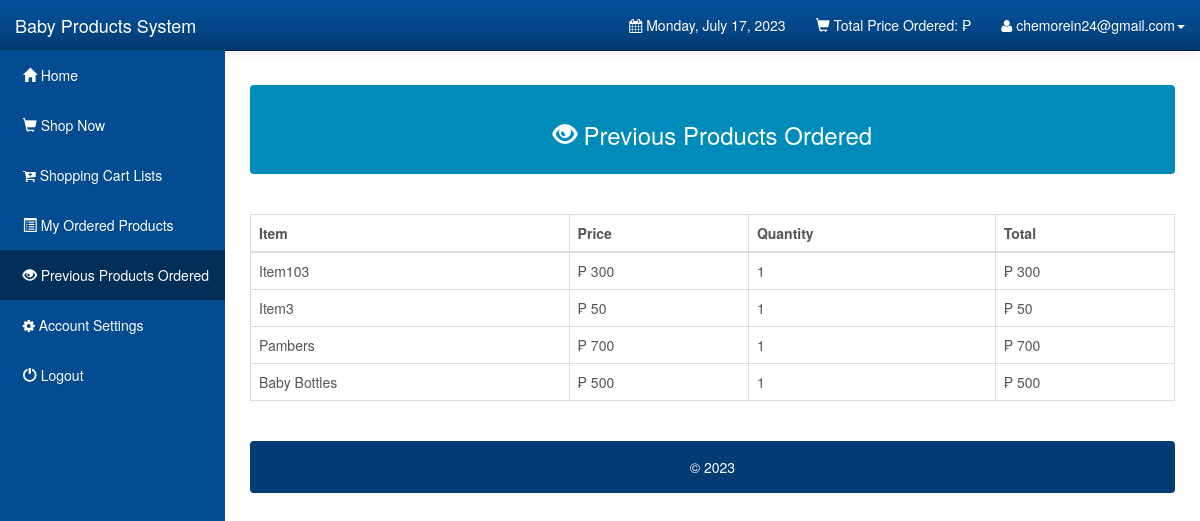
Screenshot of /Customers/view_purchased.php (signed in) with the database file from the repository.
### tables this page shows
CREATE TABLE `users` (
  `user_id` int(11) NOT NULL,
  `user_email` varchar(1000) NOT NULL,
  `user_password` varchar(1000) NOT NULL,
  `user_firstname` varchar(1000) NOT NULL,
  `user_lastname` varchar(1000) NOT NULL,
  `user_address` varchar(1000) NOT NULL
);

CREATE TABLE `orderdetails` (
  `order_id` int(10) UNSIGNED NOT NULL,
  `user_id` int(11) NOT NULL DEFAULT 0,
  `order_name` varchar(1000) NOT NULL DEFAULT '',
  `order_price` double NOT NULL DEFAULT 0,
  `order_quantity` int(10) UNSIGNED NOT NULL DEFAULT 0,
  `order_total` double NOT NULL DEFAULT 0,
  `order_status` varchar(45) NOT NULL DEFAULT '',
  `order_date` date NOT NULL DEFAULT '0000-00-00'
);

### Customers/view_purchased.php (the view, shortened to what this page needs)
<?php
 include("config.php");
 extract($_SESSION);
		  $stmt_edit = $DB_con->prepare('SELECT * FROM users WHERE user_email =:user_email');
		$stmt_edit->execute(array(':user_email'=>$user_email));
		$edit_row = $stmt_edit->fetch(PDO::FETCH_ASSOC);
		extract($edit_row);
		?>
		<?php
 include("config.php");
		  $stmt_edit = $DB_con->prepare("select sum(order_total) as total from orderdetails where user_id=:user_id and order_status='Ordered'");
		$stmt_edit->execute(array(':user_id'=>$user_id));
		$edit_row = $stmt_edit->fetch(PDO::FETCH_ASSOC);
		extract($edit_row);
		?>
<!DOCTYPE html>
<html lang="en">
<head>
    <link rel="stylesheet" type="text/css" href="bootstrap/css/bootstrap.min.css" />
    <link rel="stylesheet" type="text/css" href="font-awesome/css/font-awesome.min.css" />
    <link rel="stylesheet" type="text/css" href="css/local.css" />
</head>
<body>
    <div id="wrapper">
        <nav class="navbar navbar-inverse navbar-fixed-top" role="navigation">
            <div class="navbar-header">
                <a class="navbar-brand" href="index.php">Baby Products System</a>
            </div>
            <div class="collapse navbar-collapse navbar-ex1-collapse">
                <ul class="nav navbar-nav side-nav">
                    <li><a href="index.php"> &nbsp; <span class='glyphicon glyphicon-home'></span> Home</a></li>
					<li><a href="shop.php?id=1"> &nbsp; <span class='glyphicon glyphicon-shopping-cart'></span> Shop Now</a></li>
					<li><a href="cart_items.php"> &nbsp; <span class='fa fa-cart-plus'></span> Shopping Cart Lists</a></li>
					<li><a href="orders.php"> &nbsp; <span class='glyphicon glyphicon-list-alt'></span> My Ordered Products</a></li>
					<li class="active"><a href="view_purchased.php"> &nbsp; <span class='glyphicon glyphicon-eye-open'></span> Previous Products Ordered</a></li>
					<li><a data-toggle="modal" data-target="#setAccount"> &nbsp; <span class='fa fa-gear'></span> Account Settings</a></li>
					<li><a href="logout.php"> &nbsp; <span class='glyphicon glyphicon-off'></span> Logout</a></li>
                </ul>
                <ul class="nav navbar-nav navbar-right navbar-user">
                    <li class="dropdown messages-dropdown">
                        <a href="#"><i class="fa fa-calendar"></i>  <?php
                            $Today=date('y:m:d');
                            $new=date('l, F d, Y',strtotime($Today));
                            echo $new; ?></a>
                    </li>
					<li class="dropdown user-dropdown">
                        <a href="#" class="dropdown-toggle" data-toggle="dropdown"><span class='glyphicon glyphicon-shopping-cart'></span> Total Price Ordered: &#8369; <?php echo $total; ?> </b></a>
                    </li>
                     <li class="dropdown user-dropdown">
                        <a href="#" class="dropdown-toggle" data-toggle="dropdown"><i class="fa fa-user"></i> <?php echo $user_email; ?><b class="caret"></b></a>
                    </li>
                </ul>
            </div>
        </nav>
        <div id="page-wrapper">
			<div class="alert alert-default" style="color:white;background-color:#008CBA">
         <center><h3> <span class="glyphicon glyphicon-eye-open"></span> Previous Products Ordered</h3></center>
        </div>
			<br />
						  <div class="table-responsive">
            <table class="display table table-bordered" id="example" cellspacing="0" width="100%">
              <thead>
                <tr>
                  <th>Item</th>
                  <th>Price</th>
				  <th>Quantity</th>
				  <th>Total</th>
                </tr>
              </thead>
              <tbody>
			  <?php
include("config.php");
	$stmt = $DB_con->prepare("SELECT * FROM orderdetails where order_status='Ordered_Finished' and user_id='$user_id'");
	$stmt->execute();
	if($stmt->rowCount() > 0)
	{
		while($row=$stmt->fetch(PDO::FETCH_ASSOC))
		{
			extract($row);
			?>
                <tr>
                 <td><?php echo $order_name; ?></td>
				 <td>&#8369; <?php echo $order_price; ?> </td>
				 <td><?php echo $order_quantity; ?></td>
				 <td>&#8369; <?php echo $order_total; ?> </td>
                </tr>
              <?php
		}
		echo "</tbody>";
		echo "</table>";
		echo "</div>";
		echo "<br />";
		echo '<div class="alert alert-default" style="background-color:#033c73;">
                       <p style="color:white;text-align:center;">
                       &copy 2023
						</p>
                    </div>
	</div>';
		echo "</div>";
	}
?>
</body>
</html>

### Customers/css/local.css (style rules this page uses)
#wrapper { padding-left: 0; }
#page-wrapper { width: 100%; padding: 5px 15px; }
body { font-family: "Helvetica Neue", Helvetica, Arial, sans-serif; font-size: 14px; line-height: 1.42857143; color: #555555; background-color: #ffffff; }
.navbar-inverse { background-color: #033c73; border-color: #022f5a; }
.navbar-inverse .navbar-brand { color: #ffffff; }
.navbar-inverse .navbar-nav > li > a { color: #ffffff; }
.navbar-inverse .navbar-nav > .active > a, .navbar-inverse .navbar-nav > .active > a:hover, .navbar-inverse .navbar-nav > .active > a:focus { color: #ffffff; background-color: #022f5a; }
.navbar-inverse .navbar-collapse, .navbar-inverse .navbar-form { border-color: #022a50; }
.navbar { background-image: -webkit-linear-gradient(#54b4eb, #2fa4e7 60%, #1d9ce5); background-image: linear-gradient(#54b4eb, #2fa4e7 60%, #1d9ce5); background-repeat: no-repeat; filter: progid:DXImageTransform.Microsoft.gradient(startColorstr='#ff54b4eb', endColorstr='#ff1d9ce5', GradientType=0); border-bottom: 1px solid #178acc; filter: none; -webkit-box-shadow: 0 1px 10px rgba(0, 0, 0, 0.1); box-shadow: 0 1px 10px rgba(0, 0, 0, 0.1); }
.navbar .navbar-nav > li > a, .navbar-brand { text-shadow: 0 1px 0 rgba(0, 0, 0, 0.1); }
.navbar-inverse { background-image: -webkit-linear-gradient(#04519b, #044687 60%, #033769); background-image: linear-gradient(#04519b, #044687 60%, #033769); background-repeat: no-repeat; filter: progid:DXImageTransform.Microsoft.gradient(startColorstr='#ff04519b', endColorstr='#ff033769', GradientType=0); filter: none; border-bottom: 1px solid #022241; }
.clearfix:before, .clearfix:after, .container:before, .container:after, .container-fluid:before, .container-fluid:after, .row:before, .row:after, .form-horizontal .form-group:before, .form-horizontal .form-group:after, .btn-toolbar:before, .btn-toolbar:after, .btn-group-vertical > .btn-group:before, .btn-group-vertical > .btn-group:after, .nav:before, .nav:after, .navbar:before, .navbar:after, .navbar-header:before, .navbar-header:after, .navbar-collapse:before, .navbar-collapse:after, .pager:before, .pager:after, .panel-body:before, .panel-body:after, .modal-footer:before, .modal-footer:after { content: " "; display: table; }
.clearfix:after, .container:after, .container-fluid:after, .row:after, .form-horizontal .form-group:after, .btn-toolbar:after, .btn-group-vertical > .btn-group:after, .nav:after, .navbar:after, .navbar-header:after, .navbar-collapse:after, .pager:after, .panel-body:after, .modal-footer:after { clear: both; }
a { color: #2fa4e7; text-decoration: none; }
@media (min-width:768px) { #wrapper { padding-left: 225px; } }
@media (min-width:768px) { #page-wrapper { padding: 15px 25px; } }
@media (min-width:768px) { .side-nav { margin-left: -225px; left: 225px; width: 225px; position: fixed; top: 50px; height: 100%; border-radius: 0; border: none; background-color: #044C92; overflow-y: auto; } }
@media (min-width:768px) { .side-nav>li>a { width: 225px; } }
@media (min-width:768px) { .navbar-collapse { padding-left: 15px !important; padding-right: 15px !important; } }

### rows the page displays
users: user_email "chemorein24@gmail.com"
orderdetails: order_name "Item103", order_price "300", order_quantity "1", order_total "300"
orderdetails: order_name "Item3", order_price "50", order_quantity "1", order_total "50"
orderdetails: order_name "Pambers", order_price "700", order_quantity "1", order_total "700"
orderdetails: order_name "Baby Bottles", order_price "500", order_quantity "1", order_total "500"
